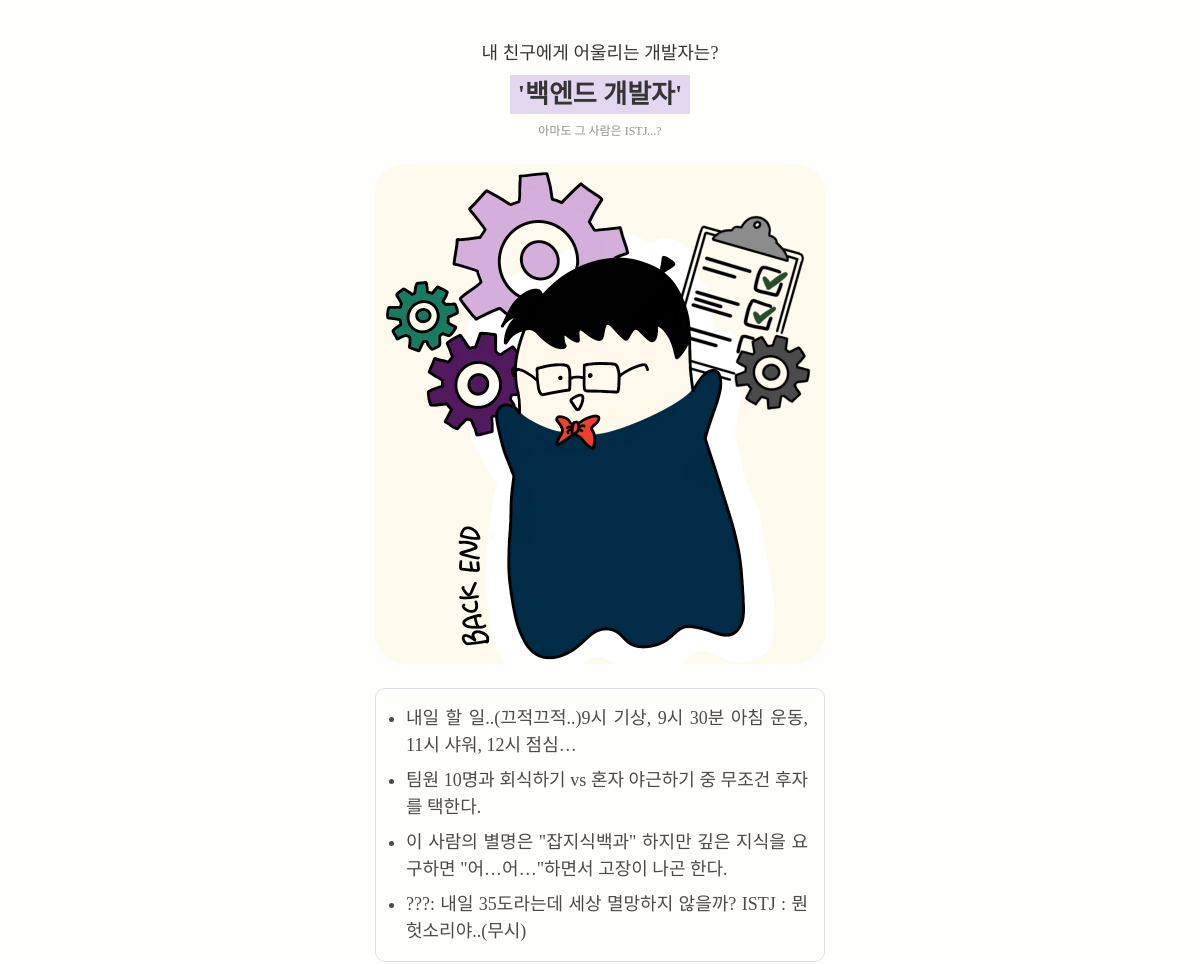
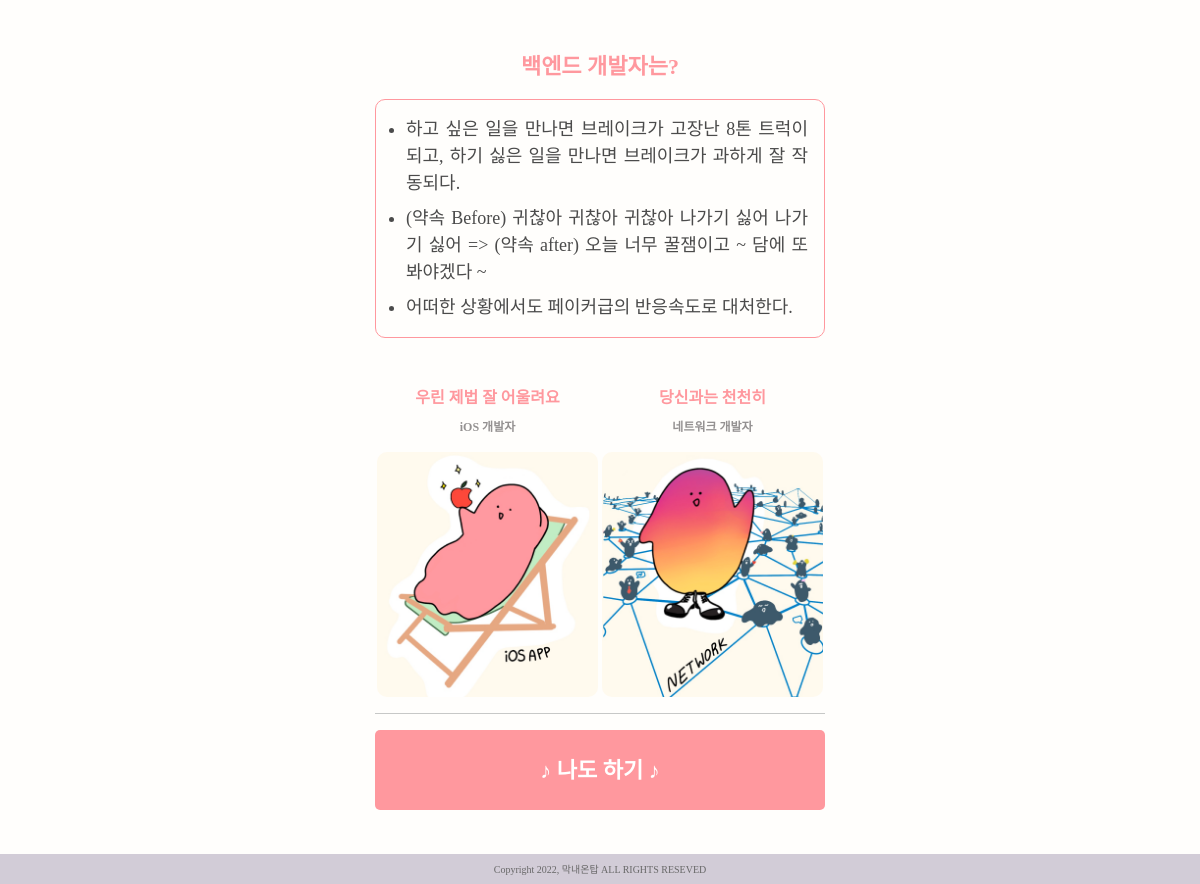
Page /mbti/ISTJ/share/ on the committed database (2 pictures, top to bottom).
### MBTI/models.py (models this page shows)
class Mbti(models.Model):
    mbti_name = models.TextField()
    title = models.TextField()
    mbti_type = models.TextField()
    best_mbti = models.IntegerField(default=0)
    worst_mbti = models.IntegerField(default=0)
    top_image = models.ImageField(null=True, blank=True)
    view_cnt = models.IntegerField(default=0)

class BaseInfo(models.Model):
    mbti = models.ForeignKey(
        Mbti,
        on_delete=models.CASCADE,
        related_name= 'base_info'
    )
    content = models.TextField()

### MBTI/views.py (the view)
# urls.py: path('<str:mbti>/share/', views.share_result_page, name='share_result_page'),
def share_result_page(request, mbti):
    mbti_names = Mbti.objects.filter(mbti_name = mbti)[0]
    base_infos = BaseInfo.objects.filter(mbti_id = mbti_names.pk)
    how_tos = Howto.objects.filter(mbti_id = mbti_names.pk)
    best_mbti = Mbti.objects.filter(pk = mbti_names.best_mbti)[0]
    worst_mbti = Mbti.objects.filter(pk = mbti_names.worst_mbti)[0]
    context = {
        'title' : mbti_names.title,
        'mbti_type': mbti_names.mbti_type,
        'mbti_name' : mbti_names.mbti_name,
        'top_image': mbti_names.top_image,
        'best_mbti' : best_mbti,
        'worst_mbti' : worst_mbti,
        'base_infos' : base_infos,
        'how_tos' : how_tos,
    }
    return render(request, 'MBTI/result_share.html', context)

### MBTI/templates/MBTI/result_share.html
{% extends 'base.html' %}
{% load static %}
{% block content %}
  <div class="d-flex flex-column align-items-center">
    <div class="res-subtitle">내 친구에게 어울리는 개발자는?</div>
    <div class="res-maintitle px-2 my-2">'{{ mbti_type }}'</div>
    <div class="res-mbti">아마도 그 사람은 {{ mbti_name }}...?</div>
  </div>
  <img src="{% get_static_prefix %}{{ top_image }}" alt="res-main-img" class="main-img mt-4 mb-3">
  <ul class="content-font pt-2 pb-3 pe-3 mt-2 mb-3 border">
    {% for info in base_infos %}
      <li class="mt-2">{{ info.content }}</li>
    {% endfor %}
  </ul>
  <p class="develop-title">{{mbti_type}}는?</p>
  <ul class="develop-font pt-2 pb-3 pe-3 mt-2 mb-5 border">
    <li class="mt-2">하고 싶은 일을 만나면 브레이크가 고장난 8톤 트럭이 되고, 하기 싫은 일을 만나면 브레이크가 과하게 잘 작동되다.</li>
    <li class="mt-2">(약속 Before) 귀찮아 귀찮아 귀찮아 나가기 싫어 나가기 싫어 => (약속 after) 오늘 너무 꿀잼이고 ~ 담에 또 봐야겠다 ~</li>
    <li class="mt-2">어떠한 상황에서도 페이커급의 반응속도로 대처한다.</li>
  </ul>
  <div class="w-100 row m-0">
    <div class="w-50 d-flex col-6 flex-column align-items-center p-0">
      <p class="chemi-title mb-2">우린 제법 잘 어울려요</p>
      <p class="chemi-name">{{ best_mbti.mbti_type }}</p>
      <img src="{% get_static_prefix %}{{ best_mbti.top_image }}" alt="best-chemi-img" class="chemi-img">
    </div>
    <div class="w-50 d-flex col-6 flex-column align-items-center p-0">
      <p class="chemi-title mb-2">당신과는 천천히</p>
      <p class="chemi-name">{{ worst_mbti.mbti_type }}</p>
      <img src="{% get_static_prefix %}{{ worst_mbti.top_image }}" alt="worst-chemi-img" class="chemi-img">
    </div>
  </div>
  <hr class="my-3">
  <a href="{% url 'mbti:main_page' %}" class="mt-2 mb-4 d-flex justify-content-center align-items-center start-box">
    <span class="start-font">
      ♪ 나도 하기 ♪
    </span>
  </a>
{% endblock content %}

### templates/base.html (shortened to what this page needs)
<!DOCTYPE html>
<html lang="en">
<head>
  <link href="https://cdn.jsdelivr.net/npm/bootstrap@5.1.3/dist/css/bootstrap.min.css" rel="stylesheet">
  {% load static %}
  <link href="{% static 'mbti.css' %}" rel="stylesheet">
</head>
<body>
  <div style="height : 40px;"></div>
  <div class="my-container mx-auto">
    {% block content %}
    {% endblock content %}
  </div>
  <div style="height : 50px;"></div>
  <footer>
    <div class="fixed-bottom d-flex justify-content-center align-items-center footer-box">
      <span class="footer-font">
        Copyright 2022, 막내온탑 ALL RIGHTS RESEVED
      </span>
    </div>
  </footer>
</body>
</html>

### MBTI/static/mbti.css (style rules this page uses)
body { background: #FFFEFC; }
.footer-box { background : #D2CCD7; height : 30px; }
.footer-font { font-family: 'Leferi Base Type'; font-style: normal; font-weight: 400; font-size: 10px; color: #686868; }
.my-container { width: 450px; }
.main-img { border-radius: 30px; width: 100%; }
.start-box { background: #FF989E; border: 0; border-radius: 5px; width: 100%; height: 60px; text-decoration: none; }
.start-font { font-family: 'Leferi Point Type'; font-style: normal; font-weight: 800; font-size: 22px; color: #FFFFFF; }
.res-subtitle { font-family: 'Leferi Base Type'; font-style: normal; font-weight: 400; font-size: 14px; color: #353535; text-align: center; }
.res-maintitle { font-family: 'Leferi Base Type'; font-style: normal; font-weight: 700; font-size: 20px; color: #353535; text-align: center; background: #E2D7EF; }
.res-mbti { font-family: 'Leferi Base Type'; font-style: normal; font-weight: 400; font-size: 12px; color: #949191; text-align: center; }
.content-font { font-family: 'SUIT'; font-style: normal; font-weight: 500; font-size: 14px; text-align: justify; color: #4B4B4B; border-radius: 10px; padding-left: 30px; }
.develop-title { font-family: 'Leferi Base Type'; font-style: normal; font-weight: 700; font-size: 18px; text-align: center; color: #FF989E; margin-top: 32px; }
.develop-font { font-family: 'SUIT'; font-style: normal; font-weight: 500; font-size: 14px; text-align: justify; color: #4B4B4B; border-radius: 10px; border-color: #FF989E !important; padding-left: 30px; }
.chemi-title { font-family: 'Leferi Base Type'; font-style: normal; font-weight: 700; font-size: 12px; text-align: center; color: #FF989E; }
.chemi-name { font-family: 'Leferi Base Type'; font-style: normal; font-weight: 700; font-size: 8px; text-align: center; color: #949191; }
.chemi-img { width: 98%; margin-left: auto; margin-right: auto; border-radius: 10px; }
@media (min-width: 480px) { .start-box { height: 80px; } }
@media (min-width: 480px) { .res-subtitle { font-size: 18px; } }
@media (min-width: 480px) { .res-maintitle { font-size: 26px; } }
@media (min-width: 480px) { .content-font { font-size: 18px; } }
@media (min-width: 480px) { .develop-title { font-size: 22px; margin-top: 52px; } }
@media (min-width: 480px) { .develop-font { font-size: 18px; } }
@media (min-width: 480px) { .chemi-title { font-size: 16px; } }
@media (min-width: 480px) { .chemi-name { font-size: 12px; } }

### rows in the picture
Mbti: mbti_type "백엔드 개발자", mbti_name "ISTJ", top_image (picture)
BaseInfo: content "내일 할 일..(끄적끄적..)9시 기상, 9시 30분 아침 운동, 11시 샤워, 12시 점심…"
BaseInfo: content "팀원 10명과 회식하기 vs 혼자 야근하기 중 무조건 후자를 택한다."
BaseInfo: content "이 사람의 별명은 \"잡지식백과\" 하지만 깊은 지식을 요구하면 \"어…어…\"하면서 고장이 나곤 한다."
BaseInfo: content "???: 내일 35도라는데 세상 멸망하지 않을까? ISTJ : 뭔 헛소리야..(무시)"
Mbti: mbti_type "iOS 개발자", top_image (picture)
Mbti: mbti_type "네트워크 개발자", top_image (picture)
